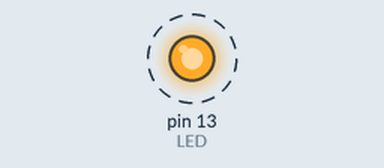
This sketch was run on a simulated Arduino Uno, built with avr-gcc and run on an emulated ATmega328P. Parts: output pins drawn as LEDs (lit = HIGH). Dashed ring = blinking.

Above: at 0.5 s.
Timing chart, 0 to 4.6 s (numbered marks = the images above):
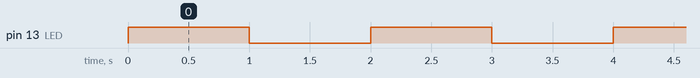

The sketch:

main.ino
```cpp
const int LED = 13;

void setup(){
  pinMode(LED, OUTPUT);
  digitalWrite(LED, HIGH);
}

void loop(){
  digitalWrite(LED, HIGH);
  delay(1000);
  digitalWrite(LED, LOW);
  delay(1000);
}
```

Measured:
- by itself, pin 13 (LED): alternates HIGH for 1.0 s and LOW for 1.0 s
